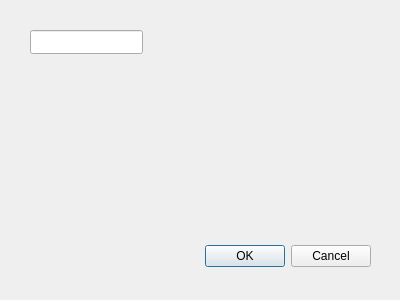
<?xml version="1.0" encoding="UTF-8"?>
<ui version="4.0">
 <class>ConsultDialog</class>
 <widget class="QDialog" name="ConsultDialog">
  <property name="geometry">
   <rect>
    <x>0</x>
    <y>0</y>
    <width>400</width>
    <height>300</height>
   </rect>
  </property>
  <property name="windowTitle">
   <string>Dialog</string>
  </property>
  <widget class="QDialogButtonBox" name="buttonBox">
   <property name="geometry">
    <rect>
     <x>30</x>
     <y>240</y>
     <width>341</width>
     <height>32</height>
    </rect>
   </property>
   <property name="orientation">
    <enum>Qt::Horizontal</enum>
   </property>
   <property name="standardButtons">
    <set>QDialogButtonBox::Cancel|QDialogButtonBox::Ok</set>
   </property>
  </widget>
  <widget class="QLineEdit" name="lineEdit_ID">
   <property name="geometry">
    <rect>
     <x>30</x>
     <y>30</y>
     <width>113</width>
     <height>24</height>
    </rect>
   </property>
  </widget>
 </widget>
 <resources/>
 <connections>
  <connection>
   <sender>buttonBox</sender>
   <signal>accepted()</signal>
   <receiver>ConsultDialog</receiver>
   <slot>accept()</slot>
   <hints>
    <hint type="sourcelabel">
     <x>248</x>
     <y>254</y>
    </hint>
    <hint type="destinationlabel">
     <x>157</x>
     <y>274</y>
    </hint>
   </hints>
  </connection>
  <connection>
   <sender>buttonBox</sender>
   <signal>rejected()</signal>
   <receiver>ConsultDialog</receiver>
   <slot>reject()</slot>
   <hints>
    <hint type="sourcelabel">
     <x>316</x>
     <y>260</y>
    </hint>
    <hint type="destinationlabel">
     <x>286</x>
     <y>274</y>
    </hint>
   </hints>
  </connection>
 </connections>
</ui>
